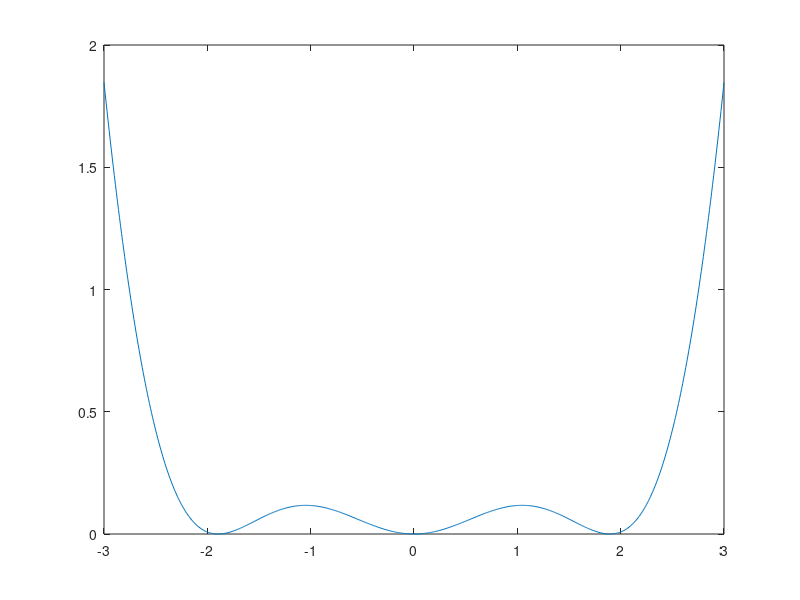

MATLAB code to generate this figure: (Note: this script raises an error after producing the figure.)
%ejercicio2

f = inline('0.5 + 0.25*x.^2 - x.*sin(x) - 0.5*cos(2*x)','x');
I = [-3: 0.01: 3];

df = inline('0.5*x - sin(x) - x.*cos(x) + sin(2*x)','x');

plot(I,f(I))
tol = 1.e-6;
nmax = 1000;
[zero, res, niter] = newton(f,df,2.5,tol, nmax)

% Tras observar que el metodo va muy lento, nos aventuramos a estudiar
% la grafica de g'(x), donde g(x) = x - f(x)/f'(x), ya que esta nos dira
% si g(x) es contractiva o no, y esto se traduce en la convergencia del
% metodo.
